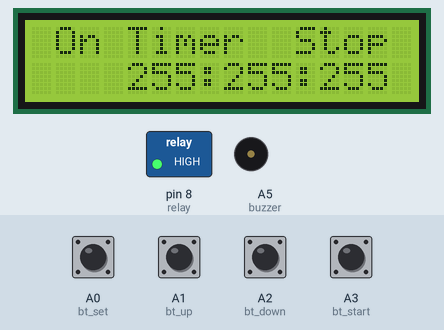
The sketch below on a simulated Arduino Uno, built with avr-gcc and run on an emulated ATmega328P. Shown: 16×2 character LCD, switched loads named in the sketch (green lamp = pin HIGH), buzzer (waves = sounding, pin HIGH). The test bench sets the inputs (shaded band); at power-on: A0 (bt_set), A1 (bt_up), A2 (bt_down), A3 (bt_start) HIGH.

Above: at 2.3 s.
2.4 s: A1 (bt_up) pulled LOW for 0.15 s
At 3.9 s:
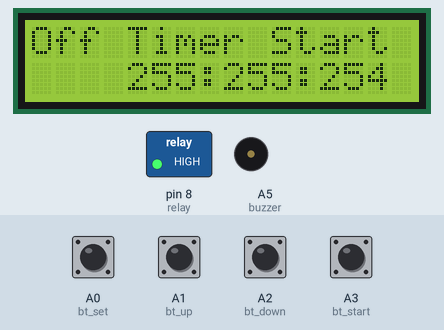
5.5 s: A2 (bt_down) pulled LOW for 0.15 s
At 6.9 s:
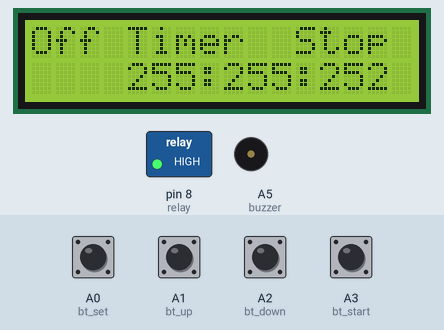
7.2 s: A0 (bt_set) pulled LOW for 0.15 s
At 8.1 s:
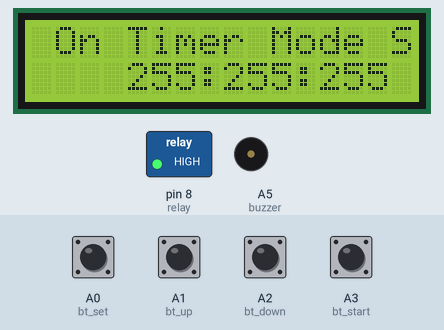
8.8 s: A3 (bt_start) pulled LOW for 0.15 s
At 9.8 s:
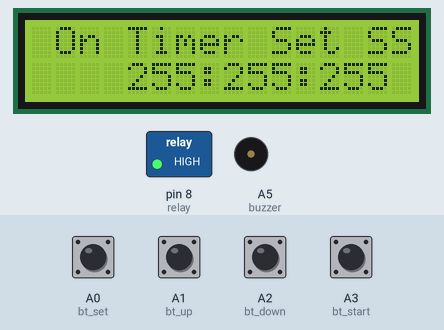
10.4 s: A0 (bt_set) pulled LOW for 1 s
At 11.9 s:
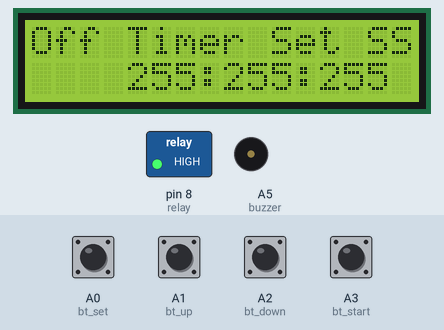
12.9 s: A3 (bt_start) pulled LOW for 1 s
At 13.7 s:
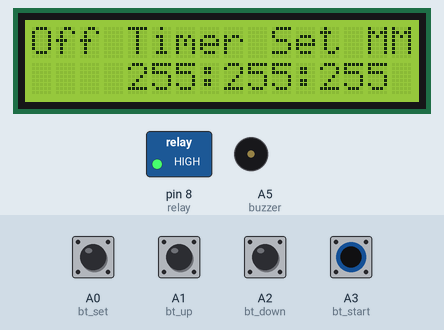
Timing chart, 0 to 15.9 s (numbered marks = the images above; inputs shaded):
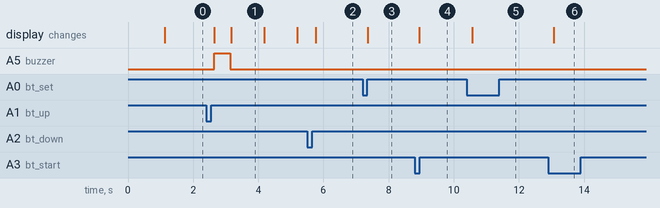

Measured:
- after the input at 2.4 s, A5 (buzzer): LOW → HIGH after 0.24 s, → LOW 0.50 s later; the display: first changes after 0.24 s (image 1 shows a later state)
- after the input at 5.5 s, the display: changes after 0.26 s (image 2)
- after the input at 7.2 s, the display: changes after 0.16 s (image 3)
- after the input at 8.8 s, the display: changes after 0.14 s (image 4)
- after the input at 10.4 s, the display: changes after 0.16 s (image 5)
- after the input at 12.9 s, the display: changes after 0.16 s (image 6)
- what the display in image 1 shows lasts 1.0 s, from 3.2 s to 4.2 s

The sketch:

Nano_Timer.ino
```cpp
#include <LiquidCrystal_I2C.h>
#include "Countimer.h"
Countimer timer;
LiquidCrystal_I2C lcd(0x27,16,2);
#include <EEPROM.h>

#define bt_set    A0
#define bt_up     A1
#define bt_down   A2
#define bt_start  A3

int time_s = 0;
int time_m = 0;
int time_h = 0;

int set=0, mode=0;
int flag1=0, flag2=0, flag3=0;

int relay = 8;
int buzzer = A5;

void setup()
{
Serial.begin (9600);

pinMode(bt_set,   INPUT_PULLUP);
pinMode(bt_up,    INPUT_PULLUP);
pinMode(bt_down,  INPUT_PULLUP);
pinMode(bt_start, INPUT_PULLUP);

pinMode(relay, OUTPUT); digitalWrite(relay, HIGH);
pinMode(buzzer, OUTPUT);

lcd.begin(16, 2);
lcd.clear();
lcd.setCursor(0,0);
lcd.print("   Welcome To   ");
lcd.setCursor(0,1);
lcd.print("  On/Off Timer  ");
timer.setInterval(print_time, 999);
delay(1000);
lcd.clear();
read_on_time();
}

void print_time()
{
time_s = time_s-1;
if(time_s<0){time_s=59; time_m = time_m-1;}
if(time_m<0){time_m=59; time_h = time_h-1;}
}

void loop()
{
timer.run();

if(digitalRead (bt_set) == 0)
{
if(flag1==0 && flag2==0){flag1=1;
mode = mode+1;
if(mode>2){mode=0; set=0;}
if(mode==1){read_on_time(); flag3=0;}
if(mode==2){read_of_time(); flag3=1;}

delay(100);
}
}

if(digitalRead (bt_up) == 0){
if(set==0 && mode==0){timer.start(); flag2=1;}
if(set==1){time_s++;}
if(set==2){time_m++;}
if(set==3){time_h++;}
if(time_s>59){time_s=0;}
if(time_m>59){time_m=0;}
if(time_h>99){time_h=0;}
if(set>0 && mode==1){write_on_time();}
if(set>0 && mode==2){write_of_time();}
delay(200);
}

if(digitalRead (bt_down) == 0){
if(set==0 && mode==0){timer.stop(); flag2=0;}
if(set==1){time_s--;}
if(set==2){time_m--;}
if(set==3){time_h--;}
if(time_s<0){time_s=59;}
if(time_m<0){time_m=59;}
if(time_h<0){time_h=99;}
if(set>0 && mode==1){write_on_time();}
if(set>0 && mode==2){write_of_time();}
delay(200);
}

if(digitalRead (bt_start) == 0){
 if(mode==0){ flag2=1; flag3=0;
  read_on_time();
  timer.restart();
  timer.start();
 }
if(mode>0 && flag1==0){ flag1=1;
set = set+1;
if(set>3){set=0;}
delay(100);
}
}

if(digitalRead (bt_set) == 1 && digitalRead (bt_start) == 1){flag1=0;}

lcd.setCursor(0,0);
if(flag3==0){lcd.print(" On ");}
if(flag3==1){lcd.print("Off ");}
lcd.print("Timer");
if(set==0 && mode>0){lcd.print(" Mode S ");}
if(set==0 && mode==0 && flag2==0){lcd.print("  Stop ");}
if(set==0 && mode==0 && flag2==1){lcd.print(" Start ");}
if(set==1){lcd.print(" Set SS  ");}
if(set==2){lcd.print(" Set MM  ");}
if(set==3){lcd.print(" Set HH  ");}

lcd.setCursor(4,1);
if(time_h<=9){lcd.print("0");}
lcd.print(time_h);
lcd.print(":");
if(time_m<=9){lcd.print("0");}
lcd.print(time_m);
lcd.print(":");
if(time_s<=9){lcd.print("0");}
lcd.print(time_s);
lcd.print("   ");

if(time_s==0 && time_m==0 && time_h==0 && flag2==1){
flag3 = flag3+1;
if(flag3>1){flag3=0;}

if(flag3==0){read_on_time();}
if(flag3==1){read_of_time();}

timer.restart();
timer.start();

digitalWrite(relay, flag3);
digitalWrite(buzzer, HIGH);
delay(500);
digitalWrite(buzzer, LOW);
}

if(flag2==1){digitalWrite(relay, flag3);}
else{digitalWrite(relay, HIGH);}

delay(1);
}

void write_on_time()
{
EEPROM.write(1, time_s);
EEPROM.write(2, time_m);
EEPROM.write(3, time_h);
}

void write_of_time()
{
EEPROM.write(11, time_s);
EEPROM.write(12, time_m);
EEPROM.write(13, time_h);
}

void read_on_time()
{
time_s =  EEPROM.read(1);
time_m =  EEPROM.read(2);
time_h =  EEPROM.read(3);
}

void read_of_time()
{
time_s =  EEPROM.read(11);
time_m =  EEPROM.read(12);
time_h =  EEPROM.read(13);
}
```

Countimer.cpp
```cpp
#include "Countimer.h"
#include "Arduino.h"

Countimer::Countimer()
{
	_previousMillis = 0;
	_currentCountTime = 0;
	_countTime = 0;
	_isCounterCompleted = false;
	_isStopped = true;
	_countType = COUNT_NONE;
	_startCountTime = 0;
}

Countimer::~Countimer()
{
}

void Countimer::setCounter(uint16_t hours, uint8_t minutes, uint8_t seconds, CountType countType, timer_callback onComplete)
{
	_onComplete = onComplete;
	_countType = countType;
	setCounter(hours, minutes, seconds);
}

void Countimer::setCounter(uint16_t hours, uint8_t minutes, uint8_t seconds)
{
	if (hours > COUNTIMER_MAX_HOURS) {
		hours = COUNTIMER_MAX_HOURS;
	}

	if (minutes > COUNTIMER_MAX_MINUTES_SECONDS) {
		minutes = COUNTIMER_MAX_MINUTES_SECONDS;
	}

	if (seconds > COUNTIMER_MAX_MINUTES_SECONDS) {
		seconds = COUNTIMER_MAX_MINUTES_SECONDS;
	}

	_currentCountTime = ((hours * 3600L) + (minutes * 60L) + seconds) * 1000L;
	_countTime = _currentCountTime;

	if (_countType == COUNT_UP)
	{
		// if is count up mode, we have to start from 00:00:00;
		_currentCountTime = 0;
	}

	_startCountTime = _currentCountTime;

}

void Countimer::setInterval(timer_callback callback, uint32_t interval)
{
	_interval = interval;
	_callback = callback;
}

uint16_t Countimer::getCurrentHours()
{
	return _currentCountTime / 1000 / 3600;
}

uint8_t Countimer::getCurrentMinutes()
{
	return _currentCountTime / 1000 % 3600 / 60;
}

uint8_t Countimer::getCurrentSeconds()
{
	return _currentCountTime / 1000 % 3600 % 60 % 60;
}

char* Countimer::getCurrentTime()
{
	sprintf(_formatted_time, "%02d:%02d:%02d", getCurrentHours(), getCurrentMinutes(), getCurrentSeconds());
	return _formatted_time;
}

bool Countimer::isCounterCompleted()
{
	return _isCounterCompleted;
}

bool Countimer::isStopped()
{
	return _isStopped;
}

void Countimer::start()
{
	_isStopped = false;
	if(_isCounterCompleted)
		_isCounterCompleted = false;
}

void Countimer::pause()
{
	_isStopped = true;
}

void Countimer::stop()
{
	_isStopped = true;
	_isCounterCompleted = true;
	_currentCountTime = _countTime;

	if(_countType == COUNT_UP)
	{
		_currentCountTime = 0;
	}
}

void Countimer::restart()
{
	_currentCountTime = _startCountTime;
	_isCounterCompleted = false;
	_isStopped = false;

	start();
}

void Countimer::run()
{
	// timer is running only if is not completed or not stopped.
	if (_isCounterCompleted || _isStopped)
		return;

	if (millis() - _previousMillis >= _interval) {

		if (_countType == COUNT_DOWN)
		{
			countDown();
		}
		else if (_countType == COUNT_UP)
		{
			countUp();
		}
		else
		{
			callback();
		}
		_previousMillis = millis();
	}
}

void Countimer::countDown()
{
	if (_currentCountTime > 0)
	{
		callback();
		_currentCountTime -= _interval;
	}
	else
	{
		stop();
		complete();
	}
}

void Countimer::countUp()
{
	if (_currentCountTime < _countTime)
	{
		callback();
		_currentCountTime += _interval;
	}
	else
	{
		stop();
		complete();
	}
}

void Countimer::callback()
{
	if(_callback != NULL)
		_callback();
}

void Countimer::complete()
{
	if(_onComplete != NULL)
		_onComplete();
}
```

Countimer.h
```cpp
#pragma once

#ifndef COUNTIMER_H
#define COUNTIMER_H

#if defined(ARDUINO) && ARDUINO >= 100
#include <Arduino.h>
#else
#include <WProgram.h>
#endif

#define COUNTIMER_MAX_HOURS 999
#define COUNTIMER_MAX_MINUTES_SECONDS 59

typedef void(*timer_callback)(void);

class Countimer
{
public:
	Countimer();
	~Countimer();

	enum CountType
	{
		COUNT_NONE = 0,
		COUNT_UP = 1,
		COUNT_DOWN = 2
	};

	// Set up counter time(hours, minutes, seconds), count mode and function to execute if count is completed.
	void setCounter(uint16_t hours, uint8_t minutes, uint8_t seconds, CountType countType, timer_callback onComplete);

	// Set up counter time(hours, minutes, seconds) for existing timer.
	void setCounter(uint16_t hours, uint8_t minutes, uint8_t seconds);

	// Returns timer's current hours.
	uint16_t getCurrentHours();

	// Returns timer's current minutes.
	uint8_t getCurrentMinutes();

	// Returns timer's current seconds.
	uint8_t getCurrentSeconds();

	void setInterval(timer_callback callback, uint32_t interval);

	// Returns current timer as formatted string HH:MM:SS
	char* getCurrentTime();

	// Returns true if counter is completed, otherwise returns false.
	bool isCounterCompleted();

	// Returns true if counter is still running, otherwise returns false.
	bool isCounterRunning();

	// Returns true if timer is stopped, otherwise returns false.
	bool isStopped();

	// Run timer. This is main method.
	// If you want to start timer after run, you have to invoke start() method.
	void run();

	// Starting timer.
	void start();

	// Stopping timer.
	void stop();

	// Pausing timer.
	void pause();

	// Restart timer.
	void restart();

private:
	// Counting up timer.
	void countDown();

	void callback();
	void complete();

	// Counting down timer.
	void countUp();

	uint32_t _interval = 1;
	uint32_t _previousMillis;

	// Stores current counter value in milliseconds.
	uint32_t _currentCountTime;
	uint32_t _startCountTime;

	// Stores cached user's time.
	uint32_t _countTime;

	// Function to execute.
	timer_callback _callback;

	// Function to execute when timer is complete.
	timer_callback _onComplete;
	bool _isCounterCompleted;
	bool _isStopped;
	char _formatted_time[10];
	CountType _countType;
};

#endif
```
